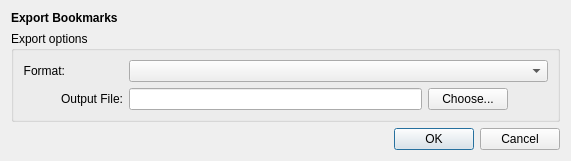
<?xml version="1.0" encoding="UTF-8"?>
<ui version="4.0">
 <class>BookmarksExportDialog</class>
 <widget class="QDialog" name="BookmarksExportDialog">
  <property name="geometry">
   <rect>
    <x>0</x>
    <y>0</y>
    <width>571</width>
    <height>152</height>
   </rect>
  </property>
  <property name="windowTitle">
   <string>Export Bookmarks</string>
  </property>
  <layout class="QVBoxLayout" name="verticalLayout_2">
   <item>
    <widget class="QLabel" name="label">
     <property name="text">
      <string>&lt;b&gt;Export Bookmarks&lt;/b&gt;</string>
     </property>
    </widget>
   </item>
   <item>
    <widget class="QGroupBox" name="groupBox">
     <property name="title">
      <string>Export options</string>
     </property>
     <layout class="QFormLayout" name="formLayout">
      <item row="1" column="1">
       <layout class="QHBoxLayout" name="horizontalLayout">
        <item>
         <widget class="QLineEdit" name="output">
          <property name="readOnly">
           <bool>true</bool>
          </property>
         </widget>
        </item>
        <item>
         <widget class="QPushButton" name="chooseOutput">
          <property name="text">
           <string>Choose...</string>
          </property>
         </widget>
        </item>
        <item>
         <spacer name="horizontalSpacer">
          <property name="orientation">
           <enum>Qt::Horizontal</enum>
          </property>
          <property name="sizeType">
           <enum>QSizePolicy::Fixed</enum>
          </property>
          <property name="sizeHint" stdset="0">
           <size>
            <width>40</width>
            <height>20</height>
           </size>
          </property>
         </spacer>
        </item>
       </layout>
      </item>
      <item row="1" column="0">
       <widget class="QLabel" name="label_3">
        <property name="minimumSize">
         <size>
          <width>100</width>
          <height>0</height>
         </size>
        </property>
        <property name="text">
         <string>Output File:</string>
        </property>
        <property name="alignment">
         <set>Qt::AlignRight|Qt::AlignTrailing|Qt::AlignVCenter</set>
        </property>
       </widget>
      </item>
      <item row="0" column="0">
       <widget class="QLabel" name="label_2">
        <property name="text">
         <string>Format:</string>
        </property>
        <property name="alignment">
         <set>Qt::AlignRight|Qt::AlignTrailing|Qt::AlignVCenter</set>
        </property>
       </widget>
      </item>
      <item row="0" column="1">
       <widget class="QComboBox" name="format">
        <property name="minimumSize">
         <size>
          <width>150</width>
          <height>0</height>
         </size>
        </property>
       </widget>
      </item>
     </layout>
    </widget>
   </item>
   <item>
    <widget class="QDialogButtonBox" name="buttonBox">
     <property name="orientation">
      <enum>Qt::Horizontal</enum>
     </property>
     <property name="standardButtons">
      <set>QDialogButtonBox::Cancel|QDialogButtonBox::Ok</set>
     </property>
    </widget>
   </item>
  </layout>
 </widget>
 <resources/>
 <connections/>
</ui>
